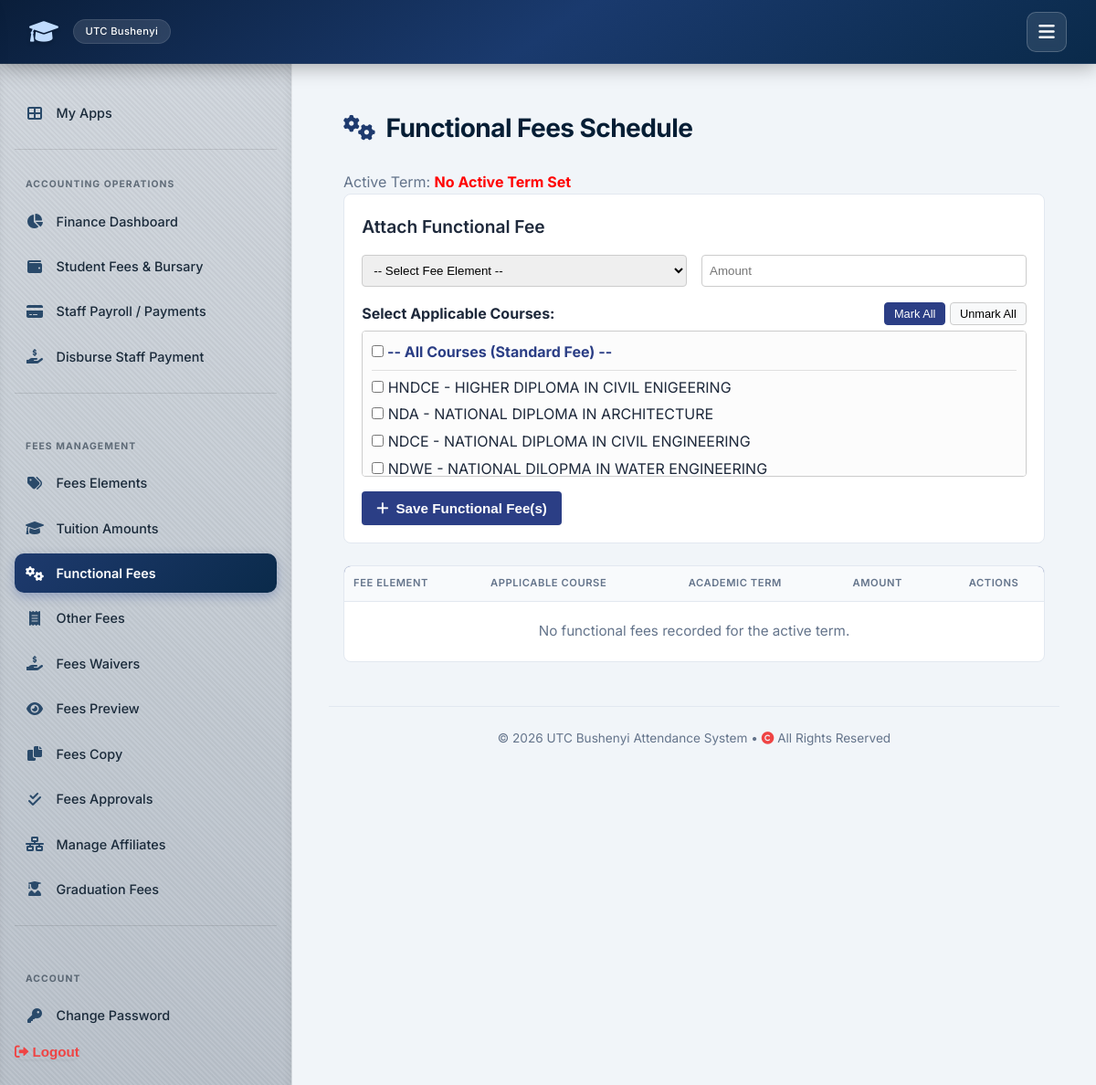
/fees/functional/ (signed in), run on the app's committed database.
### attendance/models.py (models this page shows, shortened)
class Course(models.Model):
    APPROVAL_STATUS_CHOICES = [
        ('PENDING', 'Pending'),
        ('APPROVED', 'Approved'),
        ('REJECTED', 'Rejected'),
    ]
    STUDY_LEVEL_CHOICES = [
        ('CERTIFICATE', 'Certificate'),
        ('DIPLOMA', 'Diploma'),
        ('HIGHER DIPLOMA', 'Higher Diploma'),
        ('DEGREE', 'Degree'),
    ]
    code = models.CharField(max_length=20, primary_key=True, help_text="Maps to 'programme_code'.")
    name = models.CharField(max_length=255, help_text="Maps to 'programme_title'.")
    department = models.ForeignKey(Department, on_delete=models.SET_NULL, null=True, blank=True, related_name='courses')
    is_modular = models.BooleanField(
        default=False,
        help_text="Maps to 'is_modular' - whether the programme can be taken/enrolled module-by-module rather than as a full programme."
    )
    create_approval_status = models.CharField(
        max_length=20, choices=APPROVAL_STATUS_CHOICES, default='PENDING',
        help_text="Maps to 'create_approval_status' - approval state of this programme record in the source system."
    )
    duration_measure = models.CharField(
        max_length=20, default='YEAR', blank=True, null=True,
        help_text="Maps to 'duration_measure', e.g. YEAR. The unit that ProgrammeSetting.duration_years is counted in."
    )
    duration_measure_source_id = models.CharField(
        max_length=20, blank=True, null=True,
        help_text="Maps to 'duration_measure_id' - the source system's internal lookup id for duration_measure."
    )
    duration_measure_label = models.CharField(
        max_length=50, blank=True, null=True,
        help_text="Maps to 'duration_measure_label'. Always blank in the ALL_Programmes export seen so far, kept for forward compatibility."
    )
    study_level = models.CharField(
        max_length=30, choices=STUDY_LEVEL_CHOICES, blank=True, null=True,
        help_text="Maps to 'study_level', e.g. DIPLOMA, HIGHER DIPLOMA, CERTIFICATE."
    )
    study_level_source_id = models.CharField(
        max_length=20, blank=True, null=True,
        help_text="Maps to 'programme_study_level_id' - the source system's internal lookup id for study_level."
    )
    study_level_label = models.CharField(
        max_length=50, blank=True, null=True,
        help_text="Maps to 'study_level_label'. Always blank in the ALL_Programmes export seen so far, kept for forward compatibility."
    )
    award = models.CharField(
        max_length=100, blank=True, null=True,
        help_text="Maps to 'award' - the qualification awarded on completion. Mirrors study_level in the exports seen so far, but modelled separately since the source treats them as distinct fields."
    )
    award_label = models.CharField(
        max_length=100, blank=True, null=True,
        help_text="Maps to 'award_label'. Always blank in the ALL_Programmes export seen so far, kept for forward compatibility."
    )
    version_title = models.CharField(
        max_length=100, blank=True, null=True,
        help_text="Maps to 'version_title' - curriculum version label from the source system, when set."
    )

### attendance/views_admin.py (the view, shortened to what this page needs)
# urls.py: path('fees/functional/', views_admin.functional_fees, name='functional_fees'),
@login_required
def functional_fees(request):
    current_term = AcademicTerm.objects.filter(is_current=True).first()
    fees = FunctionalFee.objects.select_related('element', 'course', 'term').filter(term=current_term) if current_term else []
    elements = FeeElement.objects.filter(fee_type='FUNCTIONAL', is_active=True)
    courses = Course.objects.all()
    return render(request, 'attendance/functional_fees.html', {
        'fees': fees,
        'elements': elements,
        'courses': courses,
        'current_term': current_term,
        'active_tab': 'functional',
    })

### attendance/context_processors.py (called while the page is built)
def institution_info(request):
    return {'institution': Institution.objects.first()}

### templates/attendance/functional_fees.html (shortened to what this page needs)
{% extends 'attendance/base.html' %}
{% block content %}
{% block sidebar %}
{% include "attendance/sidebar.html" %}
{% endblock %}
<div style="display: flex; gap: 1.5rem;">
    <div style="flex: 1; padding: 1rem;">
        <h2><i class="fas fa-cogs"></i> Functional Fees Schedule</h2>
        <p style="color: var(--text-muted);">
            Active Term: <strong>{% if current_term %}{{ current_term }}{% else %}<span style="color: red;">No Active Term Set</span>{% endif %}</strong>
        </p>
        <div style="margin-bottom: 1.5rem; background: #ffffff; padding: 1.2rem; border-radius: 8px; border: 1px solid var(--border);">
            <h3>Attach Functional Fee</h3>
            <form method="POST" style="display: flex; flex-direction: column; gap: 1rem;">
                <div style="display: flex; gap: 1rem; flex-wrap: wrap;">
                    <select name="element" required style="padding: 8px; border-radius: 4px; border: 1px solid #ccc; flex: 1;">
                        <option value="">-- Select Fee Element --</option>
                    </select>
                    <input type="number" step="0.01" name="amount" placeholder="Amount" required style="padding: 8px; border-radius: 4px; border: 1px solid #ccc; flex: 1;">
                </div>
                <div>
                    <div style="display: flex; justify-content: space-between; align-items: center; margin-bottom: 6px;">
                        <label><strong>Select Applicable Courses:</strong></label>
                        <div>
                            <button type="button" onclick="toggleAllCourses(true)" style="padding: 4px 10px; font-size: 0.8rem; cursor: pointer; border-radius: 4px; border: 1px solid #2b3e85; background: #2b3e85; color: white;">Mark All</button>
                            <button type="button" onclick="toggleAllCourses(false)" style="padding: 4px 10px; font-size: 0.8rem; cursor: pointer; border-radius: 4px; border: 1px solid #ccc; background: #f8f9fa;">Unmark All</button>
                        </div>
                    </div>
                    <div style="max-height: 160px; overflow-y: auto; border: 1px solid #ccc; padding: 10px; border-radius: 4px; background: #fcfcfc;">
                        <label style="display: block; margin-bottom: 6px; font-weight: bold; color: #2b3e85;">
                            <input type="checkbox" name="courses" value="ALL" class="course-checkbox"> -- All Courses (Standard Fee) --
                        </label>
                        <hr style="margin: 6px 0; border: 0; border-top: 1px solid #e0e0e0;">
                        {% for c in courses %}
                        <label style="display: block; margin-bottom: 4px; font-weight: normal;">
                            <input type="checkbox" name="courses" value="{{ c.code }}" class="course-checkbox"> {{ c.code }} - {{ c.name }}
                        </label>
                        {% endfor %}
                    </div>
                </div>
                <button type="submit" class="btn" style="background: #2b3e85; color: white; padding: 10px 16px; border-radius: 4px; border: none; width: fit-content;">
                    <i class="fas fa-plus"></i> Save Functional Fee(s)
                </button>
            </form>
        </div>
        <div style="background: #ffffff; border: 1px solid var(--border); border-radius: 8px; overflow: hidden;">
            <table style="width: 100%; border-collapse: collapse;">
                <thead>
                    <tr style="background: #2b3e85; color: white; text-align: left;">
                        <th style="padding: 10px;">Fee Element</th>
                        <th style="padding: 10px;">Applicable Course</th>
                        <th style="padding: 10px;">Academic Term</th>
                        <th style="padding: 10px;">Amount</th>
                        <th style="padding: 10px; text-align: center;">Actions</th>
                    </tr>
                </thead>
                <tbody>
                    {% for fee in fees %}
                    <tr style="border-bottom: 1px solid #e2e8f0;">
                        <td style="padding: 10px; font-weight: bold;">{{ fee.element.name }}</td>
                        <td style="padding: 10px;">{{ fee.course.name|default:"All Courses" }}</td>
                        <td style="padding: 10px;">{{ fee.term }}</td>
                        <td style="padding: 10px;">{{ fee.amount }}</td>
                        <td style="padding: 10px; text-align: center;">
                            <select onchange="handleAction(this, '{{ fee.id }}', '{{ fee.element.name|escapejs }}', '{{ fee.course.name|default:'All Courses'|escapejs }}', '{{ fee.amount }}')" style="padding: 4px 8px; border-radius: 4px; border: 1px solid #ccc;">
                                <option value="">-- Action --</option>
                                <option value="edit">Edit Amount</option>
                                <option value="delete">Delete</option>
                            </select>
                            <form id="delete-form-{{ fee.id }}" method="POST" style="display: none;">
                                {% csrf_token %}
                                <input type="hidden" name="action" value="delete">
                                <input type="hidden" name="fee_id" value="{{ fee.id }}">
                            </form>
                        </td>
                    </tr>
                    {% empty %}
                    <tr>
                        <td colspan="5" style="padding: 20px; text-align: center; color: #64748b;">No functional fees recorded for the active term.</td>
                    </tr>
                    {% endfor %}
                </tbody>
            </table>
        </div>
    </div>
</div>
{% endblock %}

### static/style.css (style rules this page uses)
:root { --primary: #0f3b3e; --primary-dark: #0c4e6d ; --primary-light: #e6f4f1; --secondary: #2c6e6b; --accent: #3b82f6; --success: #10b981; --success-light: #d1fae5; --danger: #ef4444; --danger-light: #fee2e2; --warning: #f59e0b; --warning-light: #fef3c7; --info: #3b82f6; --info-light: #dbeafe; --bg-main: #f1f5f9; --surface: #ffffff; --surface-hover: #f8fafc; --text-main: #0f172a; --text-muted: #64748b; --border: #e2e8f0; --shadow-sm: 0 1px 3px rgba(0,0,0,0.06); --shadow: 0 4px 12px rgba(0,0,0,0.08); --shadow-lg: 0 10px 30px rgba(0,0,0,0.12); --radius: 16px; --radius-sm: 10px; --transition: all 0.25s cubic-bezier(0.4, 0, 0.2, 1); --font: 'Inter', -apple-system, BlinkMacSystemFont, 'Segoe UI', Roboto, Helvetica, Arial, sans-serif; --nav-height: 70px; --sidebar-width: 320px; }
* { box-sizing: border-box; margin: 0; padding: 0; }
body { font-family: var(--font); background: var(--bg-main); color: var(--text-main); line-height: 1.6; min-height: 100vh; display: flex; flex-direction: column; }
h2 { font-size: 1.75rem; font-weight: 700; color: var(--primary-dark); margin-bottom: 1.5rem; letter-spacing: -0.02em; display: flex; align-items: center; gap: 0.75rem; }
h2 i { color: var(--secondary); }
h3 { font-size: 1.2rem; font-weight: 600; margin-bottom: 1rem; color: var(--text-main); }
table { width: 100%; border-collapse: collapse; font-size: 0.95rem; }
th, td { padding: 0.9rem 1.2rem; text-align: left; border-bottom: 1px solid var(--border); }
th { background: #f8fafc; font-weight: 600; color: var(--text-muted); text-transform: uppercase; font-size: 0.7rem; letter-spacing: 0.05em; }
tr:last-child td { border-bottom: none; }
tbody tr { transition: var(--transition); }
.btn { display: inline-flex; align-items: center; justify-content: center; gap: 0.5rem; background: linear-gradient(135deg, var(--secondary), var(--primary)); color: #fff; padding: 0.75rem 1.8rem; border: none; border-radius: 50px; font-weight: 600; font-size: 0.95rem; cursor: pointer; transition: var(--transition); box-shadow: var(--shadow-sm); text-decoration: none; }

### templates/attendance/base.html (style rules this page uses)
:root { --primary: #0a2a4a; --primary-dark: #061e35; --primary-light: #e6eff9; --secondary: #1e3a6e; --accent: #3b82f6; --success: #3b82f6; --success-light: #dbeafe; --danger: #ef4444; --danger-light: #fee2e2; --warning: #f59e0b; --warning-light: #fef3c7; --info: #3b82f6; --info-light: #dbeafe; --bg-main: #f1f5f9; --surface: #ffffff; --surface-hover: #f8fafc; --text-main: #1e293b; --text-muted: #64748b; --border: #e2e8f0; --shadow-sm: 0 1px 3px rgba(0,0,0,0.06); --shadow: 0 4px 12px rgba(0,0,0,0.08); --shadow-lg: 0 10px 30px rgba(0,0,0,0.12); --radius: 16px; --radius-sm: 10px; --transition: all 0.25s cubic-bezier(0.4, 0, 0.2, 1); --font: 'Inter', -apple-system, BlinkMacSystemFont, 'Segoe UI', Roboto, Helvetica, Arial, sans-serif; --nav-height: 70px; }
* { box-sizing: border-box; margin: 0; padding: 0; }
body { font-family: var(--font); background: var(--bg-main); color: var(--text-main); line-height: 1.6; min-height: 100vh; display: flex; flex-direction: column; }
h2 { font-size: 1.75rem; font-weight: 700; color: var(--primary-dark); margin-bottom: 1.5rem; letter-spacing: -0.02em; display: flex; align-items: center; gap: 0.75rem; }
h2 i { color: var(--secondary); }
h3 { font-size: 1.2rem; font-weight: 600; margin-bottom: 1rem; color: var(--text-main); }
table { width: 100%; border-collapse: collapse; font-size: 0.95rem; }
th, td { padding: 0.9rem 1.2rem; text-align: left; border-bottom: 1px solid var(--border); }
th { background: #f8fafc; font-weight: 600; color: var(--text-muted); text-transform: uppercase; font-size: 0.7rem; letter-spacing: 0.05em; }
.btn { display: inline-flex; align-items: center; justify-content: center; gap: 0.5rem; background: linear-gradient(135deg, var(--secondary), var(--primary)); color: #fff; padding: 0.75rem 1.8rem; border: none; border-radius: 50px; font-weight: 600; font-size: 0.95rem; cursor: pointer; transition: var(--transition); box-shadow: var(--shadow-sm); text-decoration: none; }

### templates/attendance/sidebar.html (style rules this page uses)
:root { --sidebar-width: 320px; }

### data on the page
Course: code "HNDCE", name "HIGHER DIPLOMA IN CIVIL ENIGEERING"
Course: code "NDA", name "NATIONAL DIPLOMA IN ARCHITECTURE"
Course: code "NDCE", name "NATIONAL DIPLOMA IN CIVIL ENGINEERING"
Course: code "NDWE", name "NATIONAL DILOPMA IN WATER ENGINEERING"
